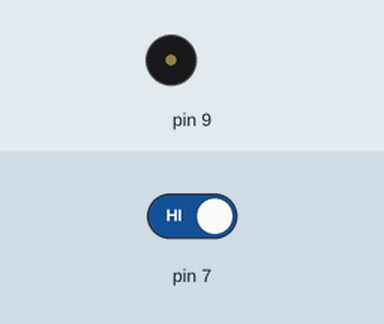
This sketch was run on a simulated Arduino Uno, built with avr-gcc and run on an emulated ATmega328P. Shown: buzzer (waves = sounding). The inputs (shaded band) are chosen by the test bench; at power-on: pin 7 HIGH.

Above: at 1.2 s.
1.3 s: pin 7 driven LOW
At 1.5 s:
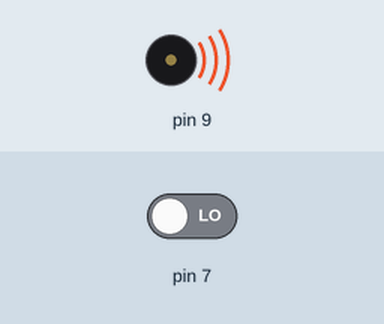
4.3 s: pin 7 driven HIGH
At 5.6 s:
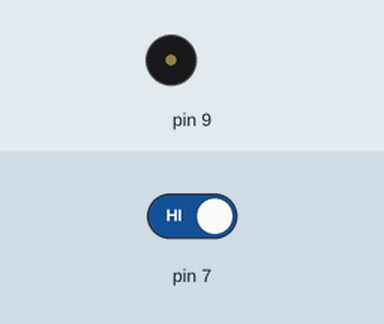
Timing chart, 0 to 7.3 s (numbered marks = the images above; inputs shaded):
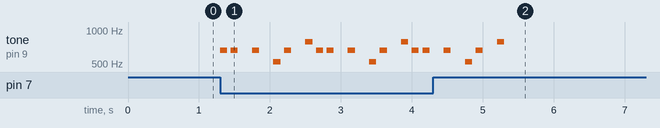

Measured:
- after the input at 1.3 s, tone on pin 9: silent → 660 Hz at once, then repeats every 1.4 s: silent 0.05 s, 2 × (660 Hz 0.10 s, silent 0.20 s), 524 Hz 0.10 s, silent 0.05 s, 660 Hz 0.10 s, silent 0.20 s, 784 Hz 0.10 s, silent 0.05 s, 660 Hz 0.10 s
- after the input at 4.3 s, tone on pin 9: goes on until 5.3 s, then stays silent

The sketch:

Lesson_4d.ino
```cpp
const int doremi[]={0,262,294,330,349,392,440,494,523};

void setup() {
}

void loop() {
  while(1){
    if(!digitalRead(7)){
      break;
    }
  }

  tone(9,doremi[3]*2);
  delay(100);
  noTone(9);
  delay(50);

  tone(9,doremi[3]*2);
  delay(100);
  noTone(9);
  delay(50);

  delay(150);

  tone(9,doremi[3]*2);
  delay(100);
  noTone(9);
  delay(50);

  delay(150);

  tone(9,doremi[1]*2);
  delay(100);
  noTone(9);
  delay(50);

  tone(9,doremi[3]*2);
  delay(100);
  noTone(9);
  delay(50);

  delay(150);

  tone(9,doremi[5]*2);
  delay(100);
  noTone(9);
  delay(50);
}
```
